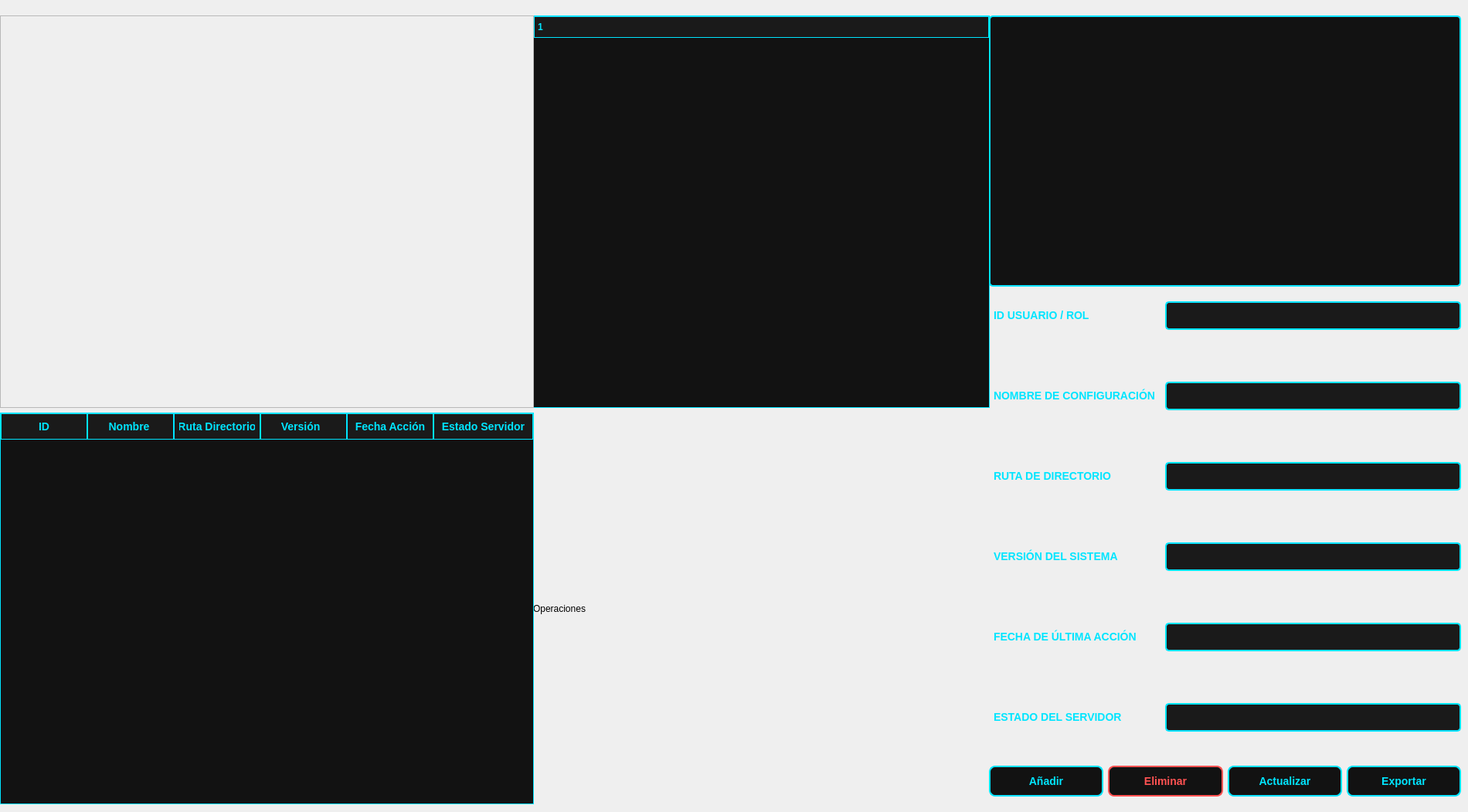
       <widget class="QWidget" name="page_3">
        <property name="styleSheet">
         <string notr="true">/* Fondo principal del StackedWidget */
QStackedWidget {
    background-color: #121212; /* Fondo oscuro profundo */
    border: none;
}

/* Asegura que las páginas internas (QWidgets) también sean oscuras */
QStackedWidget &gt; QWidget {
    background-color: #121212;
}

/* Estilo para los Labels (Manteniendo lo anterior pero reforzado) */
QLabel {
    color: #00E5FF;                /* Cian neón */
    font-size: 14px;               /* Letra grande */
    font-weight: bold;
    background-color: transparent; /* Evita parches de color diferentes */
}

/* Estilo para los LineEdits (Reforzado para fondo oscuro) */
QLineEdit {
    background-color: #1a1a1a;     /* Gris muy oscuro para el campo */
    color: #ffffff;                /* Texto blanco */
    border: 1px solid #00E5FF;     /* Borde cian fino */
    border-radius: 4px;
    padding: 6px;
}

QLineEdit:focus {
    border: 2px solid #FF00FF;     /* Resalte magenta al escribir */
}</string>
        </property>
        <widget class="QWidget" name="verticalLayoutWidget_5">
         <property name="geometry">
          <rect>
           <x>690</x>
           <y>20</y>
           <width>591</width>
           <height>1021</height>
          </rect>
         </property>
         <layout class="QVBoxLayout" name="verticalLayout_5">
          <item>
           <widget class="QTreeWidget" name="treeWidget_2">
            <property name="styleSheet">
             <string notr="true">/* Contenedor principal del árbol */
QTreeWidget {
    background-color: #121212;      /* Fondo oscuro consistente */
    color: #ffffff;                 /* Texto de las ramas en blanco */
    border: 1px solid #00E5FF;      /* Borde cian neón */
    font-family: 'Segoe UI';
    font-size: 13px;
    outline: none;                  /* Elimina el borde punteado al hacer clic */
}

/* Estilo de los encabezados del árbol */
QHeaderView::section {
    background-color: #1a1a1a;
    color: #00E5FF;                 /* Títulos en cian */
    padding: 4px;
    border: 1px solid #00E5FF;
    font-weight: bold;
}

/* Estilo de los ítems (Ramas) */
QTreeWidget::item {
    padding: 5px;
    border-bottom: 1px solid rgba(0, 229, 255, 0.1); /* Línea divisoria sutil */
}

/* Efecto al pasar el mouse por una rama */
QTreeWidget::item:hover {
    background-color: rgba(0, 229, 255, 0.1);
    color: #00E5FF;
}

/* Efecto al seleccionar una rama */
QTreeWidget::item:selected {
    background-color: #FF00FF;      /* Resaltado magenta neón */
    color: #000000;                 /* Texto negro para legibilidad */
}

/* Estilo de las flechas de expansión (Indicates if branch is open/closed) */
QTreeView::branch:has-children:!has-siblings:closed,
QTreeView::branch:closed:has-children:has-siblings {
    image: url(expand_icon.png);    /* Aquí podrías poner un icono cian */
}

QTreeView::branch:open:has-children:!has-siblings,
QTreeView::branch:open:has-children:has-siblings {
    image: url(collapse_icon.png);
}</string>
            </property>
            <column>
             <property name="text">
              <string notr="true">1</string>
             </property>
            </column>
           </widget>
          </item>
          <item>
           <widget class="QLabel" name="label_8">
            <property name="sizePolicy">
             <sizepolicy hsizetype="Expanding" vsizetype="Expanding">
              <horstretch>0</horstretch>
              <verstretch>0</verstretch>
             </sizepolicy>
            </property>
            <property name="text">
             <string>Operaciones</string>
            </property>
           </widget>
          </item>
         </layout>
        </widget>
        <widget class="QWidget" name="verticalLayoutWidget_6">
         <property name="geometry">
          <rect>
           <x>0</x>
           <y>20</y>
           <width>691</width>
           <height>1021</height>
          </rect>
         </property>
         <layout class="QVBoxLayout" name="verticalLayout_6">
          <item>
           <widget class="QFrame" name="frame_8">
            <property name="sizePolicy">
             <sizepolicy hsizetype="Expanding" vsizetype="Expanding">
              <horstretch>0</horstretch>
              <verstretch>0</verstretch>
             </sizepolicy>
            </property>
            <property name="frameShape">
             <enum>QFrame::Shape::StyledPanel</enum>
            </property>
            <property name="frameShadow">
             <enum>QFrame::Shadow::Raised</enum>
            </property>
           </widget>
          </item>
          <item>
           <widget class="QTableWidget" name="tableWidget_2">
            <property name="styleSheet">
             <string notr="true">/* Contenedor principal de la tabla */
QTableWidget {
    background-color: #121212;     /* Fondo oscuro */
    gridline-color: #00E5FF;       /* Líneas de la rejilla en cian neón */
    color: #ffffff;                /* Texto de las celdas en blanco */
    font-family: 'Segoe UI';
    font-size: 13px;
    border: 1px solid #00E5FF;     /* Borde exterior cian */
    selection-background-color: rgba(255, 0, 255, 0.3); /* Fondo de selección magenta traslúcido */
    selection-color: #ffffff;
}

/* Estilo de los encabezados (Títulos de las columnas) */
QHeaderView::section {
    background-color: #1a1a1a;     /* Gris muy oscuro */
    color: #00E5FF;                /* Texto cian neón */
    padding: 6px;
    border: 1px solid #00E5FF;
    font-weight: bold;
    font-size: 14px;               /* Letra de encabezado un poco más grande */
}

/* Estilo de las barras de desplazamiento (Scrollbars) */
QScrollBar:vertical {
    border: none;
    background: #121212;
    width: 10px;
    margin: 0px;
}

QScrollBar::handle:vertical {
    background: #00E5FF;           /* Barra de arrastre cian */
    min-height: 20px;
    border-radius: 5px;
}

/* Estilo al seleccionar una celda */
QTableWidget::item:selected {
    border: 1px solid #FF00FF;     /* Borde magenta al seleccionar */
}</string>
            </property>
            <attribute name="horizontalHeaderCascadingSectionResizes">
             <bool>false</bool>
            </attribute>
            <attribute name="horizontalHeaderDefaultSectionSize">
             <number>112</number>
            </attribute>
            <attribute name="horizontalHeaderHighlightSections">
             <bool>true</bool>
            </attribute>
            <attribute name="horizontalHeaderShowSortIndicator" stdset="0">
             <bool>false</bool>
            </attribute>
            <attribute name="horizontalHeaderStretchLastSection">
             <bool>true</bool>
            </attribute>
            <attribute name="verticalHeaderCascadingSectionResizes">
             <bool>true</bool>
            </attribute>
            <column>
             <property name="text">
              <string>ID</string>
             </property>
            </column>
            <column>
             <property name="text">
              <string>Nombre </string>
             </property>
            </column>
            <column>
             <property name="text">
              <string>Ruta Directorio</string>
             </property>
            </column>
            <column>
             <property name="text">
              <string>Versión  </string>
             </property>
            </column>
            <column>
             <property name="text">
              <string>Fecha Acción</string>
             </property>
            </column>
            <column>
             <property name="text">
              <string>Estado Servidor</string>
             </property>
            </column>
           </widget>
          </item>
         </layout>
        </widget>
        <widget class="QWidget" name="verticalLayoutWidget_7">
         <property name="geometry">
          <rect>
           <x>1280</x>
           <y>20</y>
           <width>611</width>
           <height>351</height>
          </rect>
         </property>
         <layout class="QVBoxLayout" name="verticalLayout_7">
          <item>
           <widget class="QTextBrowser" name="textBrowser_2">
            <property name="styleSheet">
             <string notr="true">/* Contenedor principal del visualizador de texto */
QTextBrowser {
    background-color: #121212;      /* Fondo oscuro consistente */
    color: #ffffff;                 /* Texto base en blanco */
    border: 2px solid #00E5FF;      /* Borde cian neón */
    border-radius: 5px;
    padding: 10px;
    font-family: 'Consolas', 'Monospace'; /* Fuente tipo código para estilo técnico */
    font-size: 13px;
    selection-background-color: #FF00FF; /* Resaltado magenta */
    selection-color: #000000;
}

/* Estilo de la barra de desplazamiento (Scrollbar) */
QScrollBar:vertical {
    border: none;
    background: #1a1a1a;
    width: 8px;
    margin: 0px;
}

QScrollBar::handle:vertical {
    background: #00E5FF;           /* Barra cian */
    min-height: 20px;
    border-radius: 4px;
}

QScrollBar::add-line:vertical, QScrollBar::sub-line:vertical {
    height: 0px;
}</string>
            </property>
           </widget>
          </item>
         </layout>
        </widget>
        <widget class="QWidget" name="horizontalLayoutWidget_2">
         <property name="geometry">
          <rect>
           <x>1280</x>
           <y>981</y>
           <width>611</width>
           <height>61</height>
          </rect>
         </property>
         <layout class="QHBoxLayout" name="horizontalLayout_2">
          <item>
           <widget class="QPushButton" name="pushButton_5">
            <property name="styleSheet">
             <string notr="true">/* Estilo base del botón */
QPushButton {
    background-color: #121212;      /* Fondo oscuro para que el borde resalte */
    color: #00E5FF;                 /* Texto cian neón */
    border: 2px solid #00E5FF;      /* Borde cian neón sólido */
    border-radius: 8px;             /* Bordes redondeados modernos */
    padding: 10px 20px;
    font-size: 14px;                /* Letra grande como pediste */
    font-weight: bold;
    text-transform: uppercase;      /* Texto en mayúsculas para estilo ejecutivo */
}

/* Efecto Hover (Al pasar el mouse) */
QPushButton:hover {
    background-color: #00E5FF;      /* El fondo se llena de azul cian */
    color: #121212;                 /* El texto cambia a oscuro para contraste */
    border: 2px solid #ffffff;      /* Borde blanco brillante */
    /* Efecto de resplandor (Shadow) */
   
}

/* Efecto Pressed (Al hacer clic) */
QPushButton:pressed {
    background-color: #008ba3;      /* Un azul más oscuro para indicar presión */
    border: 2px solid #008ba3;
    padding-left: 12px;             /* Pequeño desplazamiento visual */
    padding-top: 12px;
}

/* Estilo para botones de peligro (opcional para Eliminar) */
QPushButton#pushButton_18 {
    border: 2px solid #FF5252;      /* Rojo neón para el botón de eliminar */
    color: #FF5252;
}

QPushButton#pushButton_18:hover {
    background-color: #FF5252;
    color: #ffffff;
    
}</string>
            </property>
            <property name="text">
             <string>Añadir</string>
            </property>
           </widget>
          </item>
          <item>
           <widget class="QPushButton" name="pushButton_6">
            <property name="styleSheet">
             <string notr="true">/* Estilo específico para el botón de eliminar por su nombre de objeto */
QPushButton {
    background-color: #121212;      /* Fondo oscuro consistente */
    color: #FF5252;                 /* Rojo Coral neón para el texto */
    border: 2px solid #FF5252;      /* Borde rojo neón */
    border-radius: 8px;
    padding: 10px 20px;
    font-size: 14px;                /* Letra grande */
    font-weight: bold;
    text-transform: uppercase;
}

/* Efecto Hover (Al pasar el mouse) */
QPushButton#pushButton_18:hover {
    background-color: #FF5252;      /* Se llena de rojo */
    color: #ffffff;                 /* Texto blanco para máximo contraste */
    border: 2px solid #ffffff;      /* Borde blanco brillante */
    /* Resplandor exterior rojo */
   
}

/* Efecto Pressed (Al hacer clic) */
QPushButton#pushButton_18:pressed {
    background-color: #B71C1C;      /* Rojo sangre oscuro al presionar */
    border: 2px solid #B71C1C;
    padding-left: 12px;
    padding-top: 12px;
}</string>
            </property>
            <property name="text">
             <string>Eliminar</string>
            </property>
           </widget>
          </item>
          <item>
           <widget class="QPushButton" name="pushButton_7">
            <property name="styleSheet">
             <string notr="true">/* Estilo base del botón */
QPushButton {
    background-color: #121212;      /* Fondo oscuro para que el borde resalte */
    color: #00E5FF;                 /* Texto cian neón */
    border: 2px solid #00E5FF;      /* Borde cian neón sólido */
    border-radius: 8px;             /* Bordes redondeados modernos */
    padding: 10px 20px;
    font-size: 14px;                /* Letra grande como pediste */
    font-weight: bold;
    text-transform: uppercase;      /* Texto en mayúsculas para estilo ejecutivo */
}

/* Efecto Hover (Al pasar el mouse) */
QPushButton:hover {
    background-color: #00E5FF;      /* El fondo se llena de azul cian */
    color: #121212;                 /* El texto cambia a oscuro para contraste */
    border: 2px solid #ffffff;      /* Borde blanco brillante */
    /* Efecto de resplandor (Shadow) */
    
}

/* Efecto Pressed (Al hacer clic) */
QPushButton:pressed {
    background-color: #008ba3;      /* Un azul más oscuro para indicar presión */
    border: 2px solid #008ba3;
    padding-left: 12px;             /* Pequeño desplazamiento visual */
    padding-top: 12px;
}

/* Estilo para botones de peligro (opcional para Eliminar) */
QPushButton#pushButton_18 {
    border: 2px solid #FF5252;      /* Rojo neón para el botón de eliminar */
    color: #FF5252;
}

QPushButton#pushButton_18:hover {
    background-color: #FF5252;
    color: #ffffff;
    ;
}</string>
            </property>
            <property name="text">
             <string>Actualizar</string>
            </property>
           </widget>
          </item>
          <item>
           <widget class="QPushButton" name="pushButton_8">
            <property name="styleSheet">
             <string notr="true">/* Estilo base del botón */
QPushButton {
    background-color: #121212;      /* Fondo oscuro para que el borde resalte */
    color: #00E5FF;                 /* Texto cian neón */
    border: 2px solid #00E5FF;      /* Borde cian neón sólido */
    border-radius: 8px;             /* Bordes redondeados modernos */
    padding: 10px 20px;
    font-size: 14px;                /* Letra grande como pediste */
    font-weight: bold;
    text-transform: uppercase;      /* Texto en mayúsculas para estilo ejecutivo */
}

/* Efecto Hover (Al pasar el mouse) */
QPushButton:hover {
    background-color: #00E5FF;      /* El fondo se llena de azul cian */
    color: #121212;                 /* El texto cambia a oscuro para contraste */
    border: 2px solid #ffffff;      /* Borde blanco brillante */
    /* Efecto de resplandor (Shadow) */
     
}

/* Efecto Pressed (Al hacer clic) */
QPushButton:pressed {
    background-color: #008ba3;      /* Un azul más oscuro para indicar presión */
    border: 2px solid #008ba3;
    padding-left: 12px;             /* Pequeño desplazamiento visual */
    padding-top: 12px;
}

/* Estilo para botones de peligro (opcional para Eliminar) */
QPushButton#pushButton_18 {
    border: 2px solid #FF5252;      /* Rojo neón para el botón de eliminar */
    color: #FF5252;
}

QPushButton#pushButton_18:hover {
    background-color: #FF5252;
    color: #ffffff;
    
}</string>
            </property>
            <property name="text">
             <string>Exportar</string>
            </property>
           </widget>
          </item>
         </layout>
        </widget>
        <widget class="QWidget" name="formLayoutWidget_2">
         <property name="geometry">
          <rect>
           <x>1280</x>
           <y>390</y>
           <width>611</width>
           <height>650</height>
          </rect>
         </property>
         <layout class="QFormLayout" name="formLayout_2">
          <property name="verticalSpacing">
           <number>67</number>
          </property>
          <item row="0" column="0">
           <widget class="QLabel" name="label_9">
            <property name="styleSheet">
             <string notr="true">/* Estilo para las etiquetas de texto (Labels) */
QLabel {
    color: #00E5FF;                /* Cian neón para los títulos */
    font-family: 'Segoe UI', sans-serif;
    font-size: 14px;               /* Tamaño de letra grande y legible */
    font-weight: bold;
    background: transparent;
    padding: 2px;
}

/* Estilo para los campos de entrada (LineEdits) */
QLineEdit {
    background-color: #1a1a1a;     /* Fondo gris oscuro para contraste */
    color: #ffffff;                /* Texto blanco para lectura clara */
    border: 2px solid #00E5FF;     /* Borde inicial cian neón */
    border-radius: 5px;            /* Bordes ligeramente redondeados */
    padding: 8px;
    font-size: 13px;
    selection-background-color: #FF00FF; /* Color de selección magenta */
}

/* Efecto cuando el usuario hace clic o escribe en el campo (Focus) */
QLineEdit:focus {
    border: 2px solid #FF00FF;     /* El borde cambia a magenta neón al escribir */
    background-color: #252525;     /* Se aclara levemente el fondo */
}

/* Estilo para LineEdits cuando están deshabilitados */
QLineEdit:disabled {
    color: #555555;
    border: 2px solid #333333;
    background-color: #0d0d0d;
}</string>
            </property>
            <property name="text">
             <string>ID USUARIO / ROL</string>
            </property>
           </widget>
          </item>
          <item row="0" column="1">
           <widget class="QLineEdit" name="lineEdit_7">
            <property name="styleSheet">
             <string notr="true">/* Estilo para las etiquetas de texto (Labels) */
QLabel {
    color: #00E5FF;                /* Cian neón para los títulos */
    font-family: 'Segoe UI', sans-serif;
    font-size: 14px;               /* Tamaño de letra grande y legible */
    font-weight: bold;
    background: transparent;
    padding: 2px;
}

/* Estilo para los campos de entrada (LineEdits) */
QLineEdit {
    background-color: #1a1a1a;     /* Fondo gris oscuro para contraste */
    color: #ffffff;                /* Texto blanco para lectura clara */
    border: 2px solid #00E5FF;     /* Borde inicial cian neón */
    border-radius: 5px;            /* Bordes ligeramente redondeados */
    padding: 8px;
    font-size: 13px;
    selection-background-color: #FF00FF; /* Color de selección magenta */
}

/* Efecto cuando el usuario hace clic o escribe en el campo (Focus) */
QLineEdit:focus {
    border: 2px solid #FF00FF;     /* El borde cambia a magenta neón al escribir */
    background-color: #252525;     /* Se aclara levemente el fondo */
}

/* Estilo para LineEdits cuando están deshabilitados */
QLineEdit:disabled {
    color: #555555;
    border: 2px solid #333333;
    background-color: #0d0d0d;
}</string>
            </property>
           </widget>
          </item>
          <item row="1" column="0">
           <widget class="QLabel" name="label_10">
            <property name="styleSheet">
             <string notr="true">/* Estilo para las etiquetas de texto (Labels) */
QLabel {
    color: #00E5FF;                /* Cian neón para los títulos */
    font-family: 'Segoe UI', sans-serif;
    font-size: 14px;               /* Tamaño de letra grande y legible */
    font-weight: bold;
    background: transparent;
    padding: 2px;
}

/* Estilo para los campos de entrada (LineEdits) */
QLineEdit {
    background-color: #1a1a1a;     /* Fondo gris oscuro para contraste */
    color: #ffffff;                /* Texto blanco para lectura clara */
    border: 2px solid #00E5FF;     /* Borde inicial cian neón */
    border-radius: 5px;            /* Bordes ligeramente redondeados */
    padding: 8px;
    font-size: 13px;
    selection-background-color: #FF00FF; /* Color de selección magenta */
}

/* Efecto cuando el usuario hace clic o escribe en el campo (Focus) */
QLineEdit:focus {
    border: 2px solid #FF00FF;     /* El borde cambia a magenta neón al escribir */
    background-color: #252525;     /* Se aclara levemente el fondo */
}

/* Estilo para LineEdits cuando están deshabilitados */
QLineEdit:disabled {
    color: #555555;
    border: 2px solid #333333;
    background-color: #0d0d0d;
}</string>
            </property>
            <property name="text">
             <string>NOMBRE DE CONFIGURACIÓN</string>
            </property>
           </widget>
          </item>
          <item row="1" column="1">
           <widget class="QLineEdit" name="lineEdit_8">
            <property name="styleSheet">
             <string notr="true">/* Estilo para las etiquetas de texto (Labels) */
QLabel {
    color: #00E5FF;                /* Cian neón para los títulos */
    font-family: 'Segoe UI', sans-serif;
    font-size: 14px;               /* Tamaño de letra grande y legible */
    font-weight: bold;
    background: transparent;
    padding: 2px;
}

/* Estilo para los campos de entrada (LineEdits) */
QLineEdit {
    background-color: #1a1a1a;     /* Fondo gris oscuro para contraste */
    color: #ffffff;                /* Texto blanco para lectura clara */
    border: 2px solid #00E5FF;     /* Borde inicial cian neón */
    border-radius: 5px;            /* Bordes ligeramente redondeados */
    padding: 8px;
    font-size: 13px;
    selection-background-color: #FF00FF; /* Color de selección magenta */
}

/* Efecto cuando el usuario hace clic o escribe en el campo (Focus) */
QLineEdit:focus {
    border: 2px solid #FF00FF;     /* El borde cambia a magenta neón al escribir */
    background-color: #252525;     /* Se aclara levemente el fondo */
}

/* Estilo para LineEdits cuando están deshabilitados */
QLineEdit:disabled {
    color: #555555;
    border: 2px solid #333333;
    background-color: #0d0d0d;
}</string>
            </property>
           </widget>
          </item>
          <item row="2" column="0">
           <widget class="QLabel" name="label_11">
            <property name="styleSheet">
             <string notr="true">/* Estilo para las etiquetas de texto (Labels) */
QLabel {
    color: #00E5FF;                /* Cian neón para los títulos */
    font-family: 'Segoe UI', sans-serif;
    font-size: 14px;               /* Tamaño de letra grande y legible */
    font-weight: bold;
    background: transparent;
    padding: 2px;
}

/* Estilo para los campos de entrada (LineEdits) */
QLineEdit {
    background-color: #1a1a1a;     /* Fondo gris oscuro para contraste */
    color: #ffffff;                /* Texto blanco para lectura clara */
    border: 2px solid #00E5FF;     /* Borde inicial cian neón */
    border-radius: 5px;            /* Bordes ligeramente redondeados */
    padding: 8px;
    font-size: 13px;
    selection-background-color: #FF00FF; /* Color de selección magenta */
}

/* Efecto cuando el usuario hace clic o escribe en el campo (Focus) */
QLineEdit:focus {
    border: 2px solid #FF00FF;     /* El borde cambia a magenta neón al escribir */
    background-color: #252525;     /* Se aclara levemente el fondo */
}

/* Estilo para LineEdits cuando están deshabilitados */
QLineEdit:disabled {
    color: #555555;
    border: 2px solid #333333;
    background-color: #0d0d0d;
}</string>
            </property>
            <property name="text">
             <string>RUTA DE DIRECTORIO</string>
            </property>
           </widget>
          </item>
          <item row="2" column="1">
           <widget class="QLineEdit" name="lineEdit_9">
            <property name="styleSheet">
             <string notr="true">/* Estilo para las etiquetas de texto (Labels) */
QLabel {
    color: #00E5FF;                /* Cian neón para los títulos */
    font-family: 'Segoe UI', sans-serif;
    font-size: 14px;               /* Tamaño de letra grande y legible */
    font-weight: bold;
    background: transparent;
    padding: 2px;
}

/* Estilo para los campos de entrada (LineEdits) */
QLineEdit {
    background-color: #1a1a1a;     /* Fondo gris oscuro para contraste */
    color: #ffffff;                /* Texto blanco para lectura clara */
    border: 2px solid #00E5FF;     /* Borde inicial cian neón */
    border-radius: 5px;            /* Bordes ligeramente redondeados */
    padding: 8px;
    font-size: 13px;
    selection-background-color: #FF00FF; /* Color de selección magenta */
}

/* Efecto cuando el usuario hace clic o escribe en el campo (Focus) */
QLineEdit:focus {
    border: 2px solid #FF00FF;     /* El borde cambia a magenta neón al escribir */
    background-color: #252525;     /* Se aclara levemente el fondo */
}

/* Estilo para LineEdits cuando están deshabilitados */
QLineEdit:disabled {
    color: #555555;
    border: 2px solid #333333;
    background-color: #0d0d0d;
}</string>
            </property>
           </widget>
          </item>
          <item row="3" column="0">
           <widget class="QLabel" name="label_12">
            <property name="styleSheet">
             <string notr="true">/* Estilo para las etiquetas de texto (Labels) */
QLabel {
    color: #00E5FF;                /* Cian neón para los títulos */
    font-family: 'Segoe UI', sans-serif;
    font-size: 14px;               /* Tamaño de letra grande y legible */
    font-weight: bold;
    background: transparent;
    padding: 2px;
}

/* Estilo para los campos de entrada (LineEdits) */
QLineEdit {
    background-color: #1a1a1a;     /* Fondo gris oscuro para contraste */
    color: #ffffff;                /* Texto blanco para lectura clara */
    border: 2px solid #00E5FF;     /* Borde inicial cian neón */
    border-radius: 5px;            /* Bordes ligeramente redondeados */
    padding: 8px;
    font-size: 13px;
    selection-background-color: #FF00FF; /* Color de selección magenta */
}

/* Efecto cuando el usuario hace clic o escribe en el campo (Focus) */
QLineEdit:focus {
    border: 2px solid #FF00FF;     /* El borde cambia a magenta neón al escribir */
    background-color: #252525;     /* Se aclara levemente el fondo */
}

/* Estilo para LineEdits cuando están deshabilitados */
QLineEdit:disabled {
    color: #555555;
    border: 2px solid #333333;
    background-color: #0d0d0d;
}</string>
            </property>
            <property name="text">
             <string>VERSIÓN DEL SISTEMA</string>
            </property>
           </widget>
          </item>
          <item row="3" column="1">
           <widget class="QLineEdit" name="lineEdit_10">
            <property name="styleSheet">
             <string notr="true">/* Estilo para las etiquetas de texto (Labels) */
QLabel {
    color: #00E5FF;                /* Cian neón para los títulos */
    font-family: 'Segoe UI', sans-serif;
    font-size: 14px;               /* Tamaño de letra grande y legible */
    font-weight: bold;
    background: transparent;
    padding: 2px;
}

/* Estilo para los campos de entrada (LineEdits) */
QLineEdit {
    background-color: #1a1a1a;     /* Fondo gris oscuro para contraste */
    color: #ffffff;                /* Texto blanco para lectura clara */
    border: 2px solid #00E5FF;     /* Borde inicial cian neón */
    border-radius: 5px;            /* Bordes ligeramente redondeados */
    padding: 8px;
    font-size: 13px;
    selection-background-color: #FF00FF; /* Color de selección magenta */
}

/* Efecto cuando el usuario hace clic o escribe en el campo (Focus) */
QLineEdit:focus {
    border: 2px solid #FF00FF;     /* El borde cambia a magenta neón al escribir */
    background-color: #252525;     /* Se aclara levemente el fondo */
}

/* Estilo para LineEdits cuando están deshabilitados */
QLineEdit:disabled {
    color: #555555;
    border: 2px solid #333333;
    background-color: #0d0d0d;
}</string>
            </property>
           </widget>
          </item>
          <item row="4" column="0">
           <widget class="QLabel" name="label_13">
            <property name="styleSheet">
             <string notr="true">/* Estilo para las etiquetas de texto (Labels) */
QLabel {
    color: #00E5FF;                /* Cian neón para los títulos */
    font-family: 'Segoe UI', sans-serif;
    font-size: 14px;               /* Tamaño de letra grande y legible */
    font-weight: bold;
    background: transparent;
    padding: 2px;
}

/* Estilo para los campos de entrada (LineEdits) */
QLineEdit {
    background-color: #1a1a1a;     /* Fondo gris oscuro para contraste */
    color: #ffffff;                /* Texto blanco para lectura clara */
    border: 2px solid #00E5FF;     /* Borde inicial cian neón */
    border-radius: 5px;            /* Bordes ligeramente redondeados */
    padding: 8px;
    font-size: 13px;
    selection-background-color: #FF00FF; /* Color de selección magenta */
}

/* Efecto cuando el usuario hace clic o escribe en el campo (Focus) */
QLineEdit:focus {
    border: 2px solid #FF00FF;     /* El borde cambia a magenta neón al escribir */
    background-color: #252525;     /* Se aclara levemente el fondo */
}

/* Estilo para LineEdits cuando están deshabilitados */
QLineEdit:disabled {
    color: #555555;
    border: 2px solid #333333;
    background-color: #0d0d0d;
}</string>
            </property>
            <property name="text">
             <string>FECHA DE ÚLTIMA ACCIÓN</string>
            </property>
           </widget>
          </item>
          <item row="4" column="1">
           <widget class="QLineEdit" name="lineEdit_11">
            <property name="styleSheet">
             <string notr="true">/* Estilo para las etiquetas de texto (Labels) */
QLabel {
    color: #00E5FF;                /* Cian neón para los títulos */
    font-family: 'Segoe UI', sans-serif;
    font-size: 14px;               /* Tamaño de letra grande y legible */
    font-weight: bold;
    background: transparent;
    padding: 2px;
}

/* Estilo para los campos de entrada (LineEdits) */
QLineEdit {
    background-color: #1a1a1a;     /* Fondo gris oscuro para contraste */
    color: #ffffff;                /* Texto blanco para lectura clara */
    border: 2px solid #00E5FF;     /* Borde inicial cian neón */
    border-radius: 5px;            /* Bordes ligeramente redondeados */
    padding: 8px;
    font-size: 13px;
    selection-background-color: #FF00FF; /* Color de selección magenta */
}

/* Efecto cuando el usuario hace clic o escribe en el campo (Focus) */
QLineEdit:focus {
    border: 2px solid #FF00FF;     /* El borde cambia a magenta neón al escribir */
    background-color: #252525;     /* Se aclara levemente el fondo */
}

/* Estilo para LineEdits cuando están deshabilitados */
QLineEdit:disabled {
    color: #555555;
    border: 2px solid #333333;
    background-color: #0d0d0d;
}</string>
            </property>
           </widget>
          </item>
          <item row="5" column="0">
           <widget class="QLabel" name="label_14">
            <property name="styleSheet">
             <string notr="true">/* Estilo para las etiquetas de texto (Labels) */
QLabel {
    color: #00E5FF;                /* Cian neón para los títulos */
    font-family: 'Segoe UI', sans-serif;
    font-size: 14px;               /* Tamaño de letra grande y legible */
    font-weight: bold;
    background: transparent;
    padding: 2px;
}

/* Estilo para los campos de entrada (LineEdits) */
QLineEdit {
    background-color: #1a1a1a;     /* Fondo gris oscuro para contraste */
    color: #ffffff;                /* Texto blanco para lectura clara */
    border: 2px solid #00E5FF;     /* Borde inicial cian neón */
    border-radius: 5px;            /* Bordes ligeramente redondeados */
    padding: 8px;
    font-size: 13px;
    selection-background-color: #FF00FF; /* Color de selección magenta */
}

/* Efecto cuando el usuario hace clic o escribe en el campo (Focus) */
QLineEdit:focus {
    border: 2px solid #FF00FF;     /* El borde cambia a magenta neón al escribir */
    background-color: #252525;     /* Se aclara levemente el fondo */
}

/* Estilo para LineEdits cuando están deshabilitados */
QLineEdit:disabled {
    color: #555555;
    border: 2px solid #333333;
    background-color: #0d0d0d;
}</string>
            </property>
            <property name="text">
             <string>ESTADO DEL SERVIDOR</string>
            </property>
           </widget>
          </item>
          <item row="5" column="1">
           <widget class="QLineEdit" name="lineEdit_12">
            <property name="styleSheet">
             <string notr="true">/* Estilo para las etiquetas de texto (Labels) */
QLabel {
    color: #00E5FF;                /* Cian neón para los títulos */
    font-family: 'Segoe UI', sans-serif;
    font-size: 14px;               /* Tamaño de letra grande y legible */
    font-weight: bold;
    background: transparent;
    padding: 2px;
}

/* Estilo para los campos de entrada (LineEdits) */
QLineEdit {
    background-color: #1a1a1a;     /* Fondo gris oscuro para contraste */
    color: #ffffff;                /* Texto blanco para lectura clara */
    border: 2px solid #00E5FF;     /* Borde inicial cian neón */
    border-radius: 5px;            /* Bordes ligeramente redondeados */
    padding: 8px;
    font-size: 13px;
    selection-background-color: #FF00FF; /* Color de selección magenta */
}

/* Efecto cuando el usuario hace clic o escribe en el campo (Focus) */
QLineEdit:focus {
    border: 2px solid #FF00FF;     /* El borde cambia a magenta neón al escribir */
    background-color: #252525;     /* Se aclara levemente el fondo */
}

/* Estilo para LineEdits cuando están deshabilitados */
QLineEdit:disabled {
    color: #555555;
    border: 2px solid #333333;
    background-color: #0d0d0d;
}</string>
            </property>
           </widget>
          </item>
         </layout>
        </widget>
       </widget>
